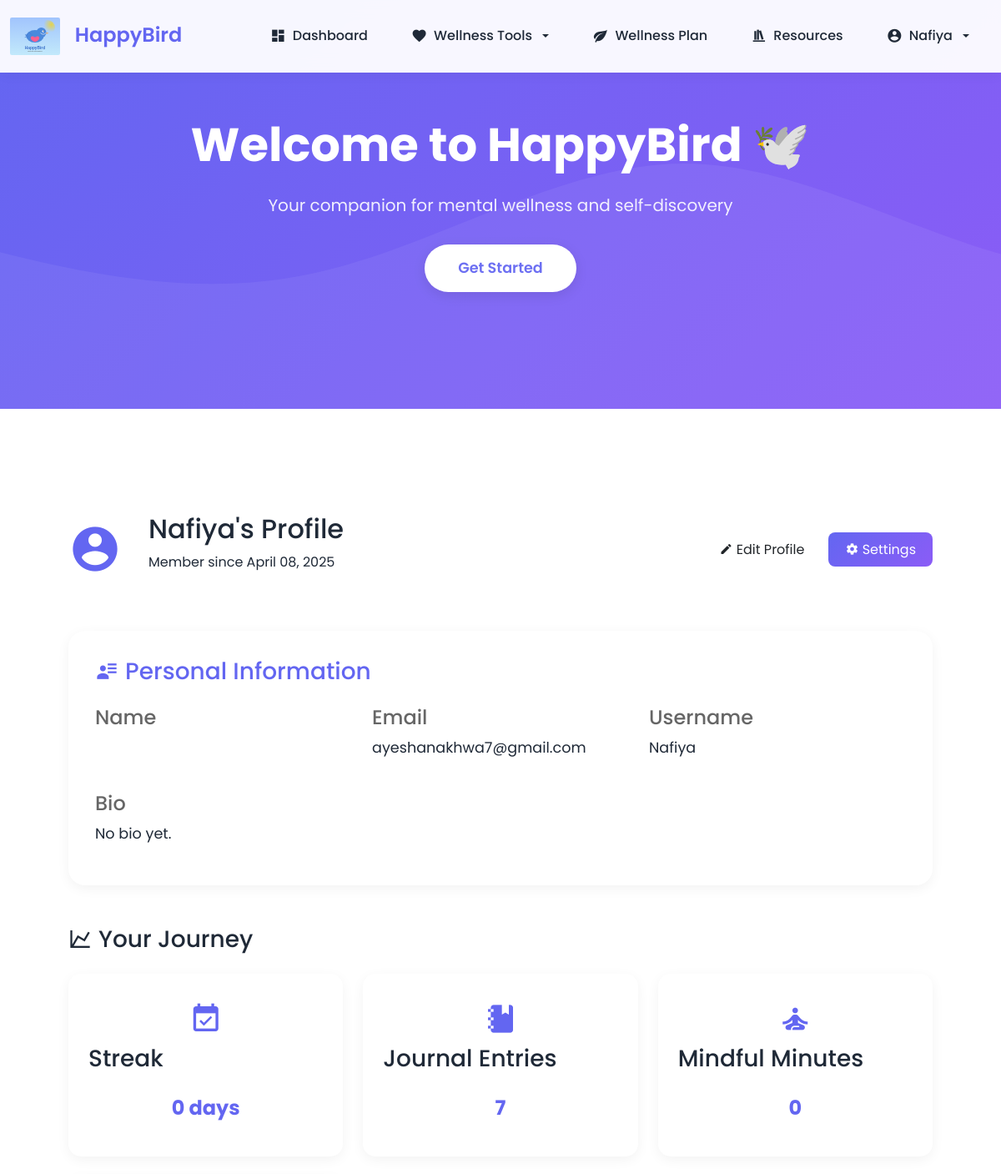
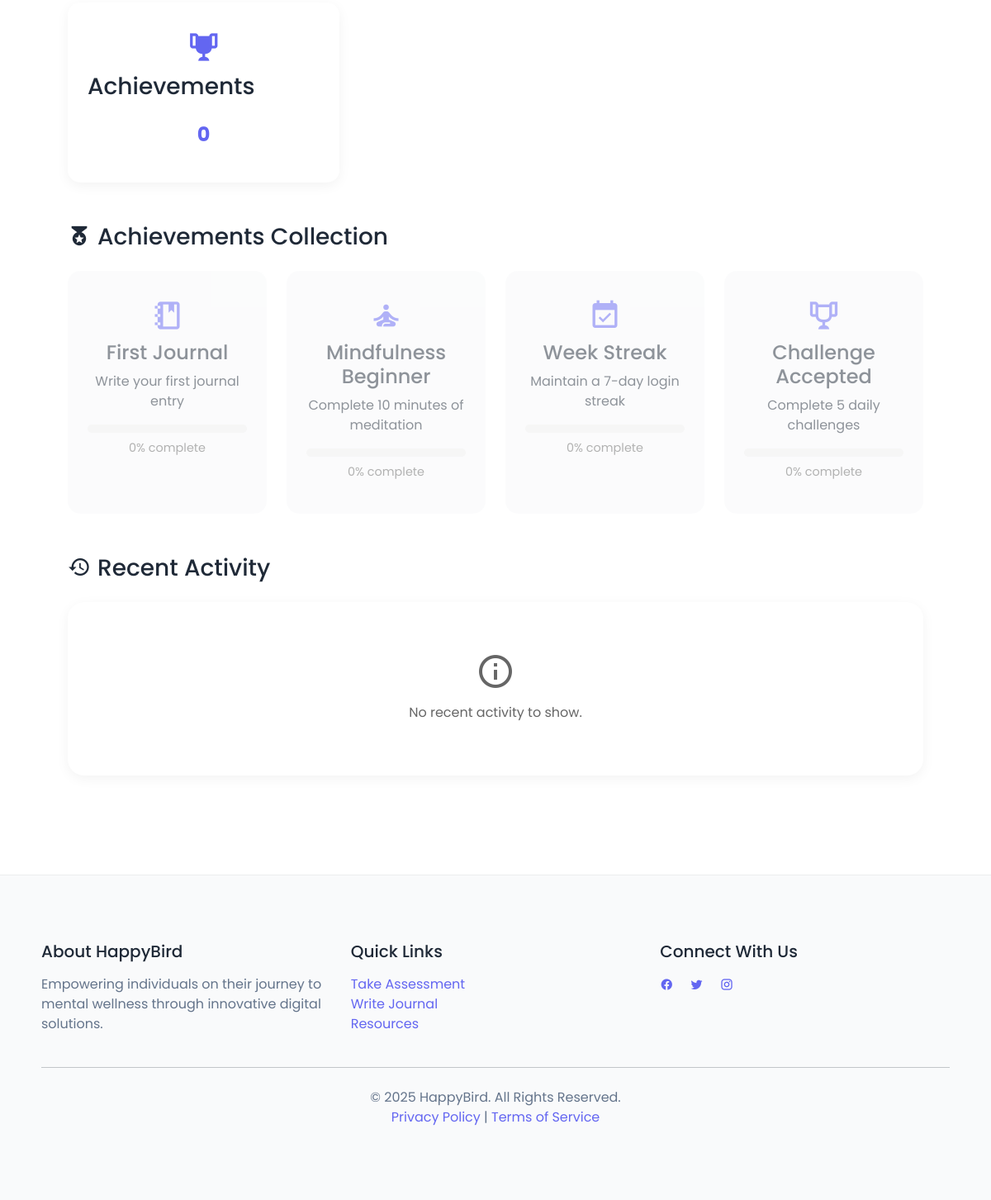
The page /profile/ (signed in) on the database its author committed (2 pictures, top to bottom).
### core/models.py (models this page shows, shortened)
class UserProfile(models.Model):
    user = models.OneToOneField(User, on_delete=models.CASCADE, related_name='profile')
    bio = models.TextField(max_length=500, blank=True)
    last_activity = models.DateTimeField(default=timezone.now)
    streak_start = models.DateField(null=True, blank=True)
    total_mindful_minutes = models.IntegerField(default=0)

class Badge(models.Model):
    user = models.ForeignKey(User, on_delete=models.CASCADE, related_name='badges')
    name = models.CharField(max_length=100)
    description = models.TextField()
    icon = models.CharField(max_length=50)  # Material Design Icon class
    unlocked = models.BooleanField(default=False)
    progress = models.IntegerField(default=0)  # Progress percentage toward unlocking
    date_unlocked = models.DateTimeField(null=True, blank=True)

### core/views.py (the view)
# urls.py: path('profile/', views.profile_view, name='profile'),
@login_required
def profile_view(request):
    user = request.user
    profile, created = UserProfile.objects.get_or_create(user=user)
    streak_days = calculate_user_streak(user)
    journal_count = JournalEntry.objects.filter(user=user).count()
    mindful_minutes = calculate_mindful_minutes(user)
    achievements_count = Badge.objects.filter(user=user, unlocked=True).count()
    user_badges = Badge.objects.filter(user=user)
    recent_activities = Activity.objects.filter(user=user).order_by('-timestamp')[:10]
    context = {
        'user': user,
        'profile': profile,
        'streak_days': streak_days,
        'journal_count': journal_count,
        'mindful_minutes': mindful_minutes,
        'achievements_count': achievements_count,
        'user_badges': user_badges,
        'recent_activities': recent_activities,
    }
    return render(request, 'profile.html', context)

### core/views.py (called while the page is built)
def calculate_user_streak(user):
    try:
        profile = UserProfile.objects.get(user=user)
        if not profile.streak_start:
            return 0
        today = timezone.now().date()
        delta = today - profile.streak_start
        return delta.days + 1
    except UserProfile.DoesNotExist:
        return 0
    except Exception:
        return 0

def calculate_mindful_minutes(user):
    try:
        profile = UserProfile.objects.get(user=user)
        return profile.total_mindful_minutes
    except (UserProfile.DoesNotExist, AttributeError):
        try:
            sessions = MeditationSession.objects.filter(user=user)
            total_minutes = sum(session.duration for session in sessions)
            return total_minutes
        except Exception:
            return 0

### core/templates/profile.html (shortened to what this page needs)
{% extends 'base.html' %}
{% load static %}
{% block content %}
<div class="profile-container">
    <div class="profile-header" data-aos="fade-down">
        <div class="user-profile">
            <div class="profile-avatar">
                <i class="mdi mdi-account-circle"></i>
            </div>
            <div class="user-info">
                <h2>{{ user.first_name|default:user.username }}'s Profile</h2>
                <p>Member since {{ user.date_joined|date:"F d, Y" }}</p>
            </div>
        </div>
        <div class="profile-actions">
            <button class="btn btn-outline" data-toggle="modal" data-target="#editProfileModal">
                <i class="mdi mdi-pencil"></i> Edit Profile
            </button>
            <button class="btn btn-gradient">
                <i class="mdi mdi-cog"></i> Settings
            </button>
        </div>
    </div>
    <div class="profile-details" data-aos="fade-up">
        <div class="profile-card">
            <h3><i class="mdi mdi-account-details"></i> Personal Information</h3>
            <div class="info-grid">
                <div class="info-item">
                    <h4>Name</h4>
                </div>
                <div class="info-item">
                    <h4>Email</h4>
                    <p>{{ user.email }}</p>
                </div>
                <div class="info-item">
                    <h4>Username</h4>
                    <p>{{ user.username }}</p>
                </div>
                <div class="info-item">
                    <h4>Bio</h4>
                    <p>{{ user.profile.bio|default:"No bio yet." }}</p>
                </div>
            </div>
        </div>
    </div>
    <div class="stats-summary" data-aos="fade-up">
        <h3><i class="mdi mdi-chart-line"></i> Your Journey</h3>
        <div class="stats-grid">
            <div class="stat-card" data-aos="fade-up" data-aos-delay="100">
                <i class="mdi mdi-calendar-check"></i>
                <h3>Streak</h3>
                <p class="stat-value">{{ streak_days }} days</p>
            </div>
            <div class="stat-card" data-aos="fade-up" data-aos-delay="200">
                <i class="mdi mdi-notebook"></i>
                <h3>Journal Entries</h3>
                <p class="stat-value">{{ journal_count }}</p>
            </div>
            <div class="stat-card" data-aos="fade-up" data-aos-delay="300">
                <i class="mdi mdi-meditation"></i>
                <h3>Mindful Minutes</h3>
                <p class="stat-value">{{ mindful_minutes }}</p>
            </div>
            <div class="stat-card" data-aos="fade-up" data-aos-delay="400">
                <i class="mdi mdi-trophy"></i>
                <h3>Achievements</h3>
                <p class="stat-value">{{ achievements_count }}</p>
            </div>
        </div>
    </div>
    <div class="achievements" data-aos="fade-up">
        <h3><i class="mdi mdi-medal"></i> Achievements Collection</h3>
        <div class="badge-grid">
            {% for badge in user_badges %}
            <div class="badge-card {% if badge.unlocked %}unlocked{% endif %}">
                <i class="mdi {{ badge.icon }}"></i>
                <h4>{{ badge.name }}</h4>
                <p>{{ badge.description }}</p>
                {% if not badge.unlocked %}
                <div class="badge-progress">
                </div>
                <p class="progress-text">{{ badge.progress }}% complete</p>
                {% endif %}
            </div>
            {% endfor %}
        </div>
    </div>
    <div class="recent-activity" data-aos="fade-up">
        <h3><i class="mdi mdi-history"></i> Recent Activity</h3>
        <div class="activity-list">
            {% for activity in recent_activities %}
            <div class="activity-item">
                <div class="activity-icon">
                    <i class="mdi {{ activity.icon }}"></i>
                </div>
                <div class="activity-details">
                    <h4>{{ activity.title }}</h4>
                    <p>{{ activity.description }}</p>
                    <span class="activity-time">{{ activity.timestamp|date:"F d, Y h:i a" }}</span>
                </div>
            </div>
            {% empty %}
            <div class="empty-state">
                <i class="mdi mdi-information-outline"></i>
                <p>No recent activity to show.</p>
            </div>
            {% endfor %}
        </div>
    </div>
</div>
{% endblock %}

### core/templates/base.html (shortened to what this page needs)
<!DOCTYPE html>
<html lang="en">
<head>
    {% load static %}
    <link href="https://cdn.jsdelivr.net/npm/bootstrap@5.3.3/dist/css/bootstrap.min.css" rel="stylesheet">
    <link rel="stylesheet" href="https://cdnjs.cloudflare.com/ajax/libs/animate.css/4.1.1/animate.min.css"/>
    <link rel="stylesheet" href="https://cdn.jsdelivr.net/npm/aos@2.3.4/dist/aos.css" />
    <link rel="stylesheet" href="https://cdn.jsdelivr.net/npm/@mdi/font@6.5.95/css/materialdesignicons.min.css">
</head>
<body>
<nav class="navbar navbar-expand-lg navbar-light fixed-top">
    <div class="container-fluid">
        <a class="navbar-brand" href="/">
            <img src="{% static 'images/logo.svg' %}" alt="HappyBird Logo"> HappyBird
        </a>
        <div class="collapse navbar-collapse" id="navbarNav">
            <ul class="navbar-nav ms-auto">
                {% if user.is_authenticated %}
                    <li class="nav-item">
                        <a class="nav-link" href="{% url 'dashboard' %}">
                            <i class="mdi mdi-view-dashboard"></i> Dashboard
                        </a>
                    </li>
                    <li class="nav-item dropdown">
                        <a class="nav-link dropdown-toggle" href="#" id="wellnessDropdown" role="button" data-bs-toggle="dropdown">
                            <i class="mdi mdi-heart"></i> Wellness Tools
                        </a>
                    </li>
                    <li class="nav-item">
                        <a class="nav-link" href="{% url 'wellness_plan' %}">
                            <i class="mdi mdi-leaf"></i> Wellness Plan
                        </a>
                    </li>
                    <li class="nav-item">
                        <a class="nav-link" href="{% url 'resources' %}">
                            <i class="mdi mdi-bookshelf"></i> Resources
                        </a>
                    </li>
                    <li class="nav-item dropdown">
                        <a class="nav-link dropdown-toggle" href="#" id="userDropdown" role="button" data-bs-toggle="dropdown">
                            <i class="mdi mdi-account-circle"></i> {{ user.username }}
                        </a>
                    </li>
                {% endif %}
            </ul>
        </div>
    </div>
</nav>
<div class="hero-section">
    <div class="container">
        <h1 class="animate__animated animate__fadeInDown">Welcome to HappyBird 🕊️</h1>
        <p class="animate__animated animate__fadeInUp animate__delay-1s">Your companion for mental wellness and self-discovery</p>
        <a href="#" class="btn hero-btn animate__animated animate__fadeInUp animate__delay-2s">Get Started</a>
    </div>
</div>
<div class="container mt-5">
    {% block content %}{% endblock %}
</div>
<footer class="footer">
    <div class="container">
        <div class="row">
            <div class="col-md-4 mb-4 mb-md-0">
                <h5 class="mb-3">About HappyBird</h5>
                <p>Empowering individuals on their journey to mental wellness through innovative digital solutions.</p>
            </div>
            <div class="col-md-4 mb-4 mb-md-0">
                <h5 class="mb-3">Quick Links</h5>
                <ul class="list-unstyled">
                    <li><a href="{% url 'assessment' %}">Take Assessment</a></li>
                    <li><a href="{% url 'journal' %}">Write Journal</a></li>
                    <li><a href="{% url 'resources' %}">Resources</a></li>
                </ul>
            </div>
            <div class="col-md-4">
                <h5 class="mb-3">Connect With Us</h5>
                <div class="social-links">
                    <a href="#" class="me-3"><i class="mdi mdi-facebook"></i></a>
                    <a href="#" class="me-3"><i class="mdi mdi-twitter"></i></a>
                    <a href="#" class="me-3"><i class="mdi mdi-instagram"></i></a>
                </div>
            </div>
        </div>
        <hr class="my-4">
        <p class="text-center mb-0">&copy; 2025 HappyBird. All Rights Reserved.</p>
        <p class="text-center"><a href="#">Privacy Policy</a> | <a href="#">Terms of Service</a></p>
    </div>
</footer>
</body>
</html>

### core/templates/base.html (style rules this page uses)
:root { --primary-color: #6366f1; --secondary-color: #8b5cf6; --accent-color: #a855f7; --text-color: #1f2937; --light-bg: #f9fafb; }
body { font-family: 'Poppins', sans-serif; min-height: 100vh; display: flex; flex-direction: column; color: var(--text-color); background-color: #ffffff; }
.navbar { background: rgba(255, 255, 255, 0.95) !important; backdrop-filter: blur(10px); box-shadow: 0 2px 15px rgba(0, 0, 0, 0.05); padding: 1rem 0; }
.navbar-brand { font-weight: 600; font-size: 1.5rem; color: var(--primary-color) !important; transition: all 0.3s ease; }
.navbar-brand img { height: 45px; margin-right: 12px; transition: transform 0.3s ease; }
.nav-link { font-weight: 500; color: var(--text-color) !important; margin: 0 10px; padding: 8px 16px !important; border-radius: 8px; transition: all 0.3s ease; display: flex; align-items: center; gap: 0.5rem; }
.nav-link i { font-size: 1.2rem; }
.btn-gradient { background: linear-gradient(135deg, var(--primary-color), var(--secondary-color)); color: white !important; border: none; padding: 8px 20px !important; border-radius: 8px; transition: all 0.3s ease; }
.hero-section { background: linear-gradient(135deg, var(--primary-color) 0%, var(--secondary-color) 100%); color: #fff; padding: 100px 20px; text-align: center; position: relative; overflow: hidden; }
.hero-section::before { content: ''; position: absolute; top: 0; left: 0; right: 0; bottom: 0; background-size: cover; background-position: center; opacity: 0.6; }
.hero-section h1 { font-size: 3.5rem; font-weight: 700; margin-bottom: 1.5rem; animation: fadeInDown 1s ease; }
.hero-section p { font-size: 1.25rem; margin-bottom: 2rem; animation: fadeInUp 1s ease 0.3s; opacity: 0.9; }
.hero-btn { background: #fff; color: var(--primary-color); border: none; padding: 15px 40px; border-radius: 30px; font-weight: 600; font-size: 1.1rem; transition: all 0.3s ease; box-shadow: 0 4px 15px rgba(0, 0, 0, 0.1); animation: fadeInUp 1s ease 0.6s; }
.container { padding: 40px 20px; }
.footer { background: var(--light-bg); padding: 40px 0; margin-top: auto; border-top: 1px solid rgba(0, 0, 0, 0.05); }
.footer p { margin-bottom: 0.5rem; color: #64748b; }
.footer a { color: var(--primary-color); text-decoration: none; transition: color 0.3s ease; }

### core/templates/profile.html (style rules this page uses)
.profile-container { max-width: 1200px; margin: 0 auto; padding: 2rem; }
.profile-header { display: flex; justify-content: space-between; align-items: center; margin-bottom: 3rem; }
.user-profile { display: flex; align-items: center; gap: 2rem; }
.profile-avatar { font-size: 4rem; color: var(--primary-color); }
.profile-actions { display: flex; gap: 1rem; }
.profile-card { background: white; padding: 2rem; border-radius: 20px; box-shadow: 0 4px 15px rgba(0,0,0,0.05); margin-bottom: 3rem; }
.profile-card h3 { display: flex; align-items: center; gap: 0.5rem; margin-bottom: 1.5rem; color: var(--primary-color); }
.info-grid { display: grid; grid-template-columns: repeat(auto-fit, minmax(250px, 1fr)); gap: 1.5rem; }
.info-item h4 { color: #666; margin-bottom: 0.5rem; }
.info-item p { font-size: 1.1rem; }
.stats-grid { display: grid; grid-template-columns: repeat(auto-fit, minmax(250px, 1fr)); gap: 1.5rem; margin-top: 1.5rem; }
.stat-card { background: white; padding: 1.5rem; border-radius: 15px; box-shadow: 0 4px 15px rgba(0,0,0,0.05); text-align: center; transition: transform 0.3s ease; }
.stat-card i { font-size: 2.5rem; color: var(--primary-color); margin-bottom: 1rem; }
.stat-value { font-size: 1.5rem; font-weight: bold; color: var(--primary-color); }
.stats-summary, .achievements, .recent-activity { margin-bottom: 3rem; }
.stats-summary h3, .achievements h3, .recent-activity h3 { display: flex; align-items: center; gap: 0.5rem; margin-bottom: 1.5rem; }
.badge-grid { display: grid; grid-template-columns: repeat(auto-fit, minmax(200px, 1fr)); gap: 1.5rem; }
.badge-card { background: #f8f9fa; padding: 1.5rem; border-radius: 15px; text-align: center; opacity: 0.5; transition: all 0.3s ease; }
.badge-card i { font-size: 2.5rem; color: var(--primary-color); margin-bottom: 1rem; }
.badge-progress { background: #eee; height: 10px; border-radius: 10px; margin: 1rem 0 0.5rem; overflow: hidden; }
.progress-text { font-size: 0.9rem; color: #666; }
.activity-list { background: white; border-radius: 20px; box-shadow: 0 4px 15px rgba(0,0,0,0.05); overflow: hidden; }
.empty-state { padding: 3rem; text-align: center; color: #666; }
.empty-state i { font-size: 3rem; margin-bottom: 1rem; }

### rows shown on the page
Badge: name "First Journal", description "Write your first journal entry", progress "0"
Badge: name "Mindfulness Beginner", description "Complete 10 minutes of meditation", progress "0"
Badge: name "Week Streak", description "Maintain a 7-day login streak", progress "0"
Badge: name "Challenge Accepted", description "Complete 5 daily challenges", progress "0"

### other values the page prints
{{ user.username }} "Nafiya"
{{ user.first_name|default:user.username }} "Nafiya"
{{ user.date_joined|date:"F d, Y" }} "April 08, 2025"
{{ user.email }} "ayeshanakhwa7@gmail.com"
{{ user.profile.bio|default:"No bio yet." }} "No bio yet."
{{ streak_days }} "0"
{{ journal_count }} "7"
{{ mindful_minutes }} "0"
{{ achievements_count }} "0"
